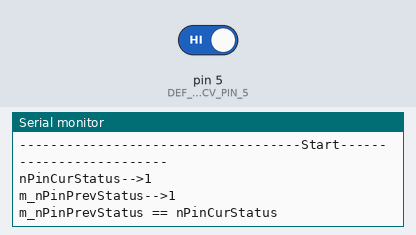
A sketch run on a simulated Arduino Uno, built with avr-gcc and run on an emulated ATmega328P. On the bench: the last lines printed to the serial monitor. The inputs (shaded band) are chosen by the test bench; at power-on: pin 5 (DEF_IR_RECV_PIN_5) HIGH.

Above: at 1.2 s.
1.3 s: pin 5 (DEF_IR_RECV_PIN_5) driven LOW
At 1.58 s:
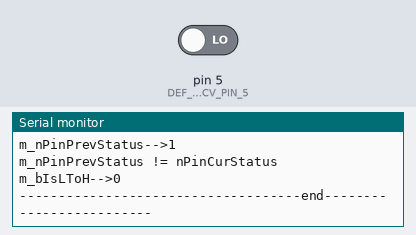
2.9 s: pin 5 (DEF_IR_RECV_PIN_5) driven HIGH
At 3.18 s:
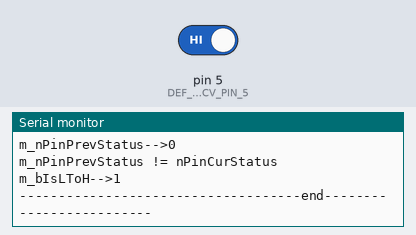

Measured:
- after the input at 1.3 s, the serial monitor: prints a new line after 0.12 s (image 1)
- after the input at 2.9 s, the serial monitor: prints a new line after 0.20 s (image 2)

The sketch:

IR3.0.ino
```cpp
#include "IRResponeCount.h"
#include"arduino.h"
#define DEF_IR_RECV_PIN_2   4
#define DEF_IR_RECV_PIN_5   5

//CIRResponeCount  g_IrRecv2(DEF_IR_RECV_PIN_2);
CIRResponeCount  g_IrRecv5(DEF_IR_RECV_PIN_5);


void setup() {
  Serial.begin(9600);
}

void loop() {
    /*g_IrRecv2.IRRecvCount(2);
    g_IrRecv2.getCount();*/

    g_IrRecv5.IRRecvCount(2);
    g_IrRecv5.getCount();
}
```

IRResponeCount.cpp
```cpp
#include "IRResponeCount.h"

CIRResponeCount::CIRResponeCount(int nPinNum)
{
	m_ulCount = 0;
	m_bIsLToH = false;
	m_nPinNum = nPinNum;
	m_nPinPrevStatus = HIGH;
	pinMode(nPinNum, INPUT);
}

CIRResponeCount::~CIRResponeCount()
{

}


void CIRResponeCount::resetCount()
{
	m_ulCount = 0;
}

long CIRResponeCount::getCount()
{
	return m_ulCount;
}


void
CIRResponeCount::IRRecvCount(int nCycleTime)
{
    delay(nCycleTime);
  Serial.println("------------------------------------Start-------------------------");
  int nPinCurStatus = digitalRead(m_nPinNum);
  Serial.print("nPinCurStatus-->");
  Serial.println(nPinCurStatus);
  Serial.print("m_nPinPrevStatus-->");
  Serial.println(m_nPinPrevStatus);
  if(m_nPinPrevStatus != nPinCurStatus)
  {
      Serial.println("m_nPinPrevStatus != nPinCurStatus");
    m_nPinPrevStatus = nPinCurStatus;
        m_nPinPrevStatus == LOW ? m_bIsLToH = false : m_bIsLToH = true;

    Serial.print("m_bIsLToH-->");
    Serial.println(m_bIsLToH);
  }
  else
  {
    Serial.println("m_nPinPrevStatus == nPinCurStatus");
    return;
  }
  Serial.println("------------------------------------end-------------------------");
  if(!m_bIsLToH)
    {
    m_ulCount++;
    Serial.print("m_ulCount-->");
    Serial.println(m_ulCount);
    }
}
```

IRResponeCount.h
```cpp
#include "arduino.h"
#ifndef __IR_RESPONE_COUNT__
#define __IR_RESPONE_COUNT__

class CIRResponeCount
{
private:
 unsigned long m_ulCount;
 boolean m_bIsLToH;
 int m_nPinPrevStatus;
 int m_nPinNum;


public:
   CIRResponeCount();
 CIRResponeCount(int nPinNum);
 ~CIRResponeCount();

 void resetCount();

 long getCount();

 void IRRecvCount(int nCycleTime);

};

#endif
```
